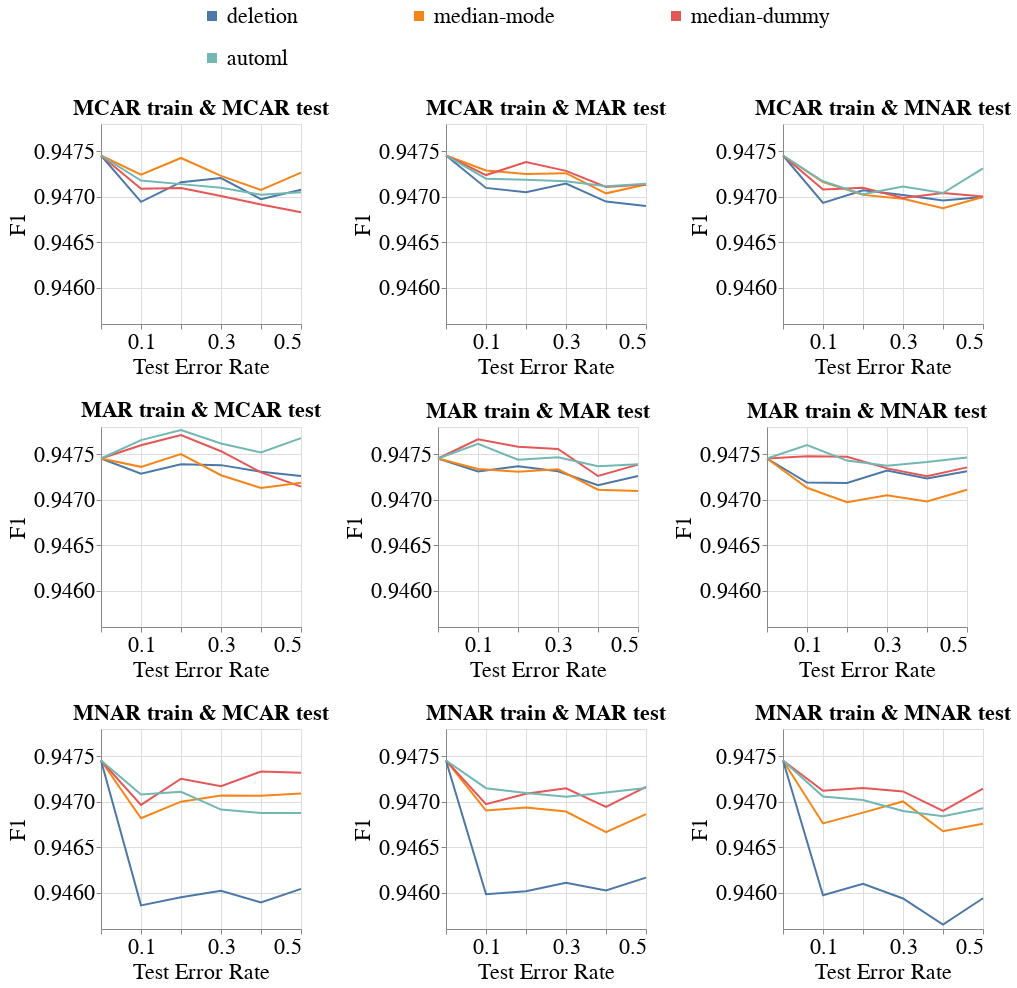

Notebook code for this chart:
### Code cell
create_line_bands_for_diff_imputers(dataset_name=DATASET_NAME,
                                    model_name='mlp_clf',
                                    metric_name='f1',
                                    db_client=db_client,
                                    with_band=False)

### Figure 1 — Vega-Lite specification as saved in the notebook (floating-point values rounded to 4 significant figures; data arrays with more than 128 entries replaced by an {"elided": "..."} marker saying what was removed)
{"config": {"view": {"continuousWidth": 400, "continuousHeight": 300}, "axis": {"labelFontSize": 22, "labelFontWeight": "normal", "titleFontSize": 22, "titleFontWeight": "normal"}, "legend": {"columns": 3, "direction": "horizontal", "labelFontSize": 22, "labelLimit": 400, "orient": "top", "symbolOffset": 100, "symbolStrokeWidth": 10, "titleAnchor": "middle", "titleFontSize": 22, "titleLimit": 300}, "title": {"fontSize": 22}}, "vconcat": [{"hconcat": [{"mark": "line", "encoding": {"color": {"field": "Null_Imputer_Name", "sort": ["deletion", "median-mode", "median-dummy", "miss_forest", "k_means_clustering", "datawig", "automl", "boost_clean"], "title": null, "type": "nominal"}, "x": {"axis": {"labelExpr": "(datum.value == 0.1) || (datum.value == 0.3) || (datum.value == 0.5) ? datum.label : ''"}, "field": "Test_Error_Rate", "scale": {"nice": false}, "title": "Test Error Rate", "type": "quantitative"}, "y": {"aggregate": "mean", "field": "Metric_Value", "scale": {"zero": false}, "title": "F1", "type": "quantitative"}}, "height": 200, "title": {"text": "MCAR train & MCAR test", "fontSize": 22}, "width": 200}, {"data": {"name": "data-39d5c31ad4ab819e72905570022c08cb"}, "mark": "line", "encoding": {"color": {"field": "Null_Imputer_Name", "sort": ["deletion", "median-mode", "median-dummy", "miss_forest", "k_means_clustering", "datawig", "automl", "boost_clean"], "title": null, "type": "nominal"}, "x": {"axis": {"labelExpr": "(datum.value == 0.1) || (datum.value == 0.3) || (datum.value == 0.5) ? datum.label : ''"}, "field": "Test_Error_Rate", "scale": {"nice": false}, "title": "Test Error Rate", "type": "quantitative"}, "y": {"aggregate": "mean", "field": "Metric_Value", "scale": {"zero": false}, "title": "F1", "type": "quantitative"}}, "height": 200, "title": {"text": "MCAR train & MAR test", "fontSize": 22}, "width": 200}, {"data": {"name": "data-df6dc10931bb8144d6c323e555b307e0"}, "mark": "line", "encoding": {"color": {"field": "Null_Imputer_Name", "sort": ["deletion", "median-mode", "median-dummy", "miss_forest", "k_means_clustering", "datawig", "automl", "boost_clean"], "title": null, "type": "nominal"}, "x": {"axis": {"labelExpr": "(datum.value == 0.1) || (datum.value == 0.3) || (datum.value == 0.5) ? datum.label : ''"}, "field": "Test_Error_Rate", "scale": {"nice": false}, "title": "Test Error Rate", "type": "quantitative"}, "y": {"aggregate": "mean", "field": "Metric_Value", "scale": {"zero": false}, "title": "F1", "type": "quantitative"}}, "height": 200, "title": {"text": "MCAR train & MNAR test", "fontSize": 22}, "width": 200}], "resolve": {"scale": {"y": "shared"}}}, {"hconcat": [{"mark": "line", "encoding": {"color": {"field": "Null_Imputer_Name", "sort": ["deletion", "median-mode", "median-dummy", "miss_forest", "k_means_clustering", "datawig", "automl", "boost_clean"], "title": null, "type": "nominal"}, "x": {"axis": {"labelExpr": "(datum.value == 0.1) || (datum.value == 0.3) || (datum.value == 0.5) ? datum.label : ''"}, "field": "Test_Error_Rate", "scale": {"nice": false}, "title": "Test Error Rate", "type": "quantitative"}, "y": {"aggregate": "mean", "field": "Metric_Value", "scale": {"zero": false}, "title": "F1", "type": "quantitative"}}, "height": 200, "title": {"text": "MAR train & MCAR test", "fontSize": 22}, "width": 200}, {"data": {"name": "data-319a67565473ff0129eedda116e274d6"}, "mark": "line", "encoding": {"color": {"field": "Null_Imputer_Name", "sort": ["deletion", "median-mode", "median-dummy", "miss_forest", "k_means_clustering", "datawig", "automl", "boost_clean"], "title": null, "type": "nominal"}, "x": {"axis": {"labelExpr": "(datum.value == 0.1) || (datum.value == 0.3) || (datum.value == 0.5) ? datum.label : ''"}, "field": "Test_Error_Rate", "scale": {"nice": false}, "title": "Test Error Rate", "type": "quantitative"}, "y": {"aggregate": "mean", "field": "Metric_Value", "scale": {"zero": false}, "title": "F1", "type": "quantitative"}}, "height": 200, "title": {"text": "MAR train & MAR test", "fontSize": 22}, "width": 200}, {"data": {"name": "data-ebd6ada361ed99a4c21bdbd2287b38cb"}, "mark": "line", "encoding": {"color": {"field": "Null_Imputer_Name", "sort": ["deletion", "median-mode", "median-dummy", "miss_forest", "k_means_clustering", "datawig", "automl", "boost_clean"], "title": null, "type": "nominal"}, "x": {"axis": {"labelExpr": "(datum.value == 0.1) || (datum.value == 0.3) || (datum.value == 0.5) ? datum.label : ''"}, "field": "Test_Error_Rate", "scale": {"nice": false}, "title": "Test Error Rate", "type": "quantitative"}, "y": {"aggregate": "mean", "field": "Metric_Value", "scale": {"zero": false}, "title": "F1", "type": "quantitative"}}, "height": 200, "title": {"text": "MAR train & MNAR test", "fontSize": 22}, "width": 200}], "data": {"name": "data-2028a6a7bb5f3a8a46ccd9508dc8068b"}, "resolve": {"scale": {"y": "shared"}}}, {"hconcat": [{"mark": "line", "encoding": {"color": {"field": "Null_Imputer_Name", "sort": ["deletion", "median-mode", "median-dummy", "miss_forest", "k_means_clustering", "datawig", "automl", "boost_clean"], "title": null, "type": "nominal"}, "x": {"axis": {"labelExpr": "(datum.value == 0.1) || (datum.value == 0.3) || (datum.value == 0.5) ? datum.label : ''"}, "field": "Test_Error_Rate", "scale": {"nice": false}, "title": "Test Error Rate", "type": "quantitative"}, "y": {"aggregate": "mean", "field": "Metric_Value", "scale": {"zero": false}, "title": "F1", "type": "quantitative"}}, "height": 200, "title": {"text": "MNAR train & MCAR test", "fontSize": 22}, "width": 200}, {"data": {"name": "data-fc9552774103ac5086a1d92d2e82c896"}, "mark": "line", "encoding": {"color": {"field": "Null_Imputer_Name", "sort": ["deletion", "median-mode", "median-dummy", "miss_forest", "k_means_clustering", "datawig", "automl", "boost_clean"], "title": null, "type": "nominal"}, "x": {"axis": {"labelExpr": "(datum.value == 0.1) || (datum.value == 0.3) || (datum.value == 0.5) ? datum.label : ''"}, "field": "Test_Error_Rate", "scale": {"nice": false}, "title": "Test Error Rate", "type": "quantitative"}, "y": {"aggregate": "mean", "field": "Metric_Value", "scale": {"zero": false}, "title": "F1", "type": "quantitative"}}, "height": 200, "title": {"text": "MNAR train & MAR test", "fontSize": 22}, "width": 200}, {"data": {"name": "data-74a0b29e307a88d2c4535923ced35db4"}, "mark": "line", "encoding": {"color": {"field": "Null_Imputer_Name", "sort": ["deletion", "median-mode", "median-dummy", "miss_forest", "k_means_clustering", "datawig", "automl", "boost_clean"], "title": null, "type": "nominal"}, "x": {"axis": {"labelExpr": "(datum.value == 0.1) || (datum.value == 0.3) || (datum.value == 0.5) ? datum.label : ''"}, "field": "Test_Error_Rate", "scale": {"nice": false}, "title": "Test Error Rate", "type": "quantitative"}, "y": {"aggregate": "mean", "field": "Metric_Value", "scale": {"zero": false}, "title": "F1", "type": "quantitative"}}, "height": 200, "title": {"text": "MNAR train & MNAR test", "fontSize": 22}, "width": 200}], "data": {"name": "data-7e2669f7b43170c127b2893664adcda8"}, "resolve": {"scale": {"y": "shared"}}}], "data": {"name": "data-6daa992ffdf84851e4fb942c87142330"}, "resolve": {"scale": {"y": "shared"}}, "$schema": "https://vega.github.io/schema/vega-lite/v4.17.0.json", "datasets": {"data-6daa992ffdf84851e4fb942c87142330": {"elided": "144 records"}, "data-39d5c31ad4ab819e72905570022c08cb": {"elided": "144 records"}, "data-df6dc10931bb8144d6c323e555b307e0": {"elided": "144 records"}, "data-2028a6a7bb5f3a8a46ccd9508dc8068b": {"elided": "144 records"}, "data-319a67565473ff0129eedda116e274d6": {"elided": "144 records"}, "data-ebd6ada361ed99a4c21bdbd2287b38cb": {"elided": "144 records"}, "data-7e2669f7b43170c127b2893664adcda8": {"elided": "144 records"}, "data-fc9552774103ac5086a1d92d2e82c896": {"elided": "144 records"}, "data-74a0b29e307a88d2c4535923ced35db4": {"elided": "144 records"}}}
